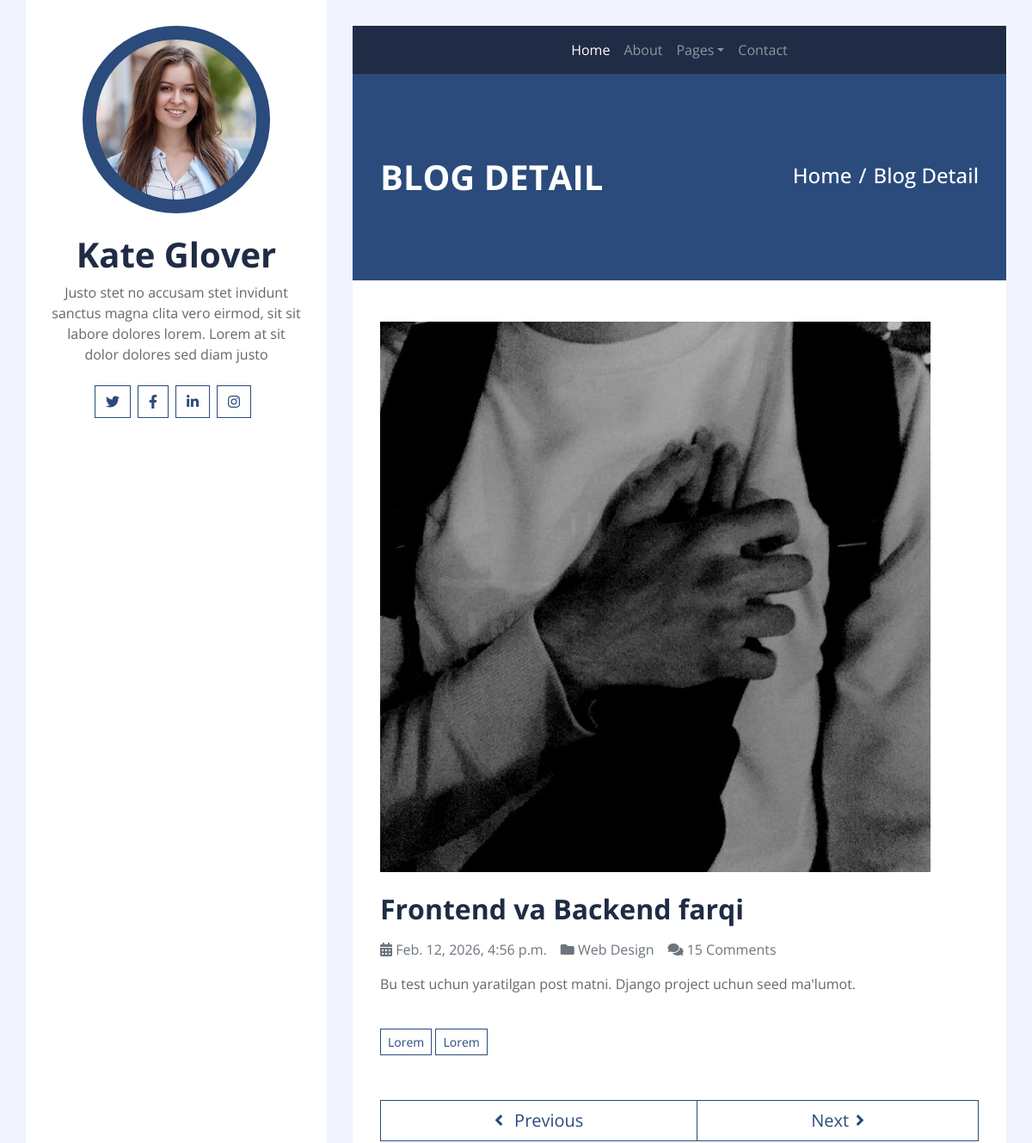
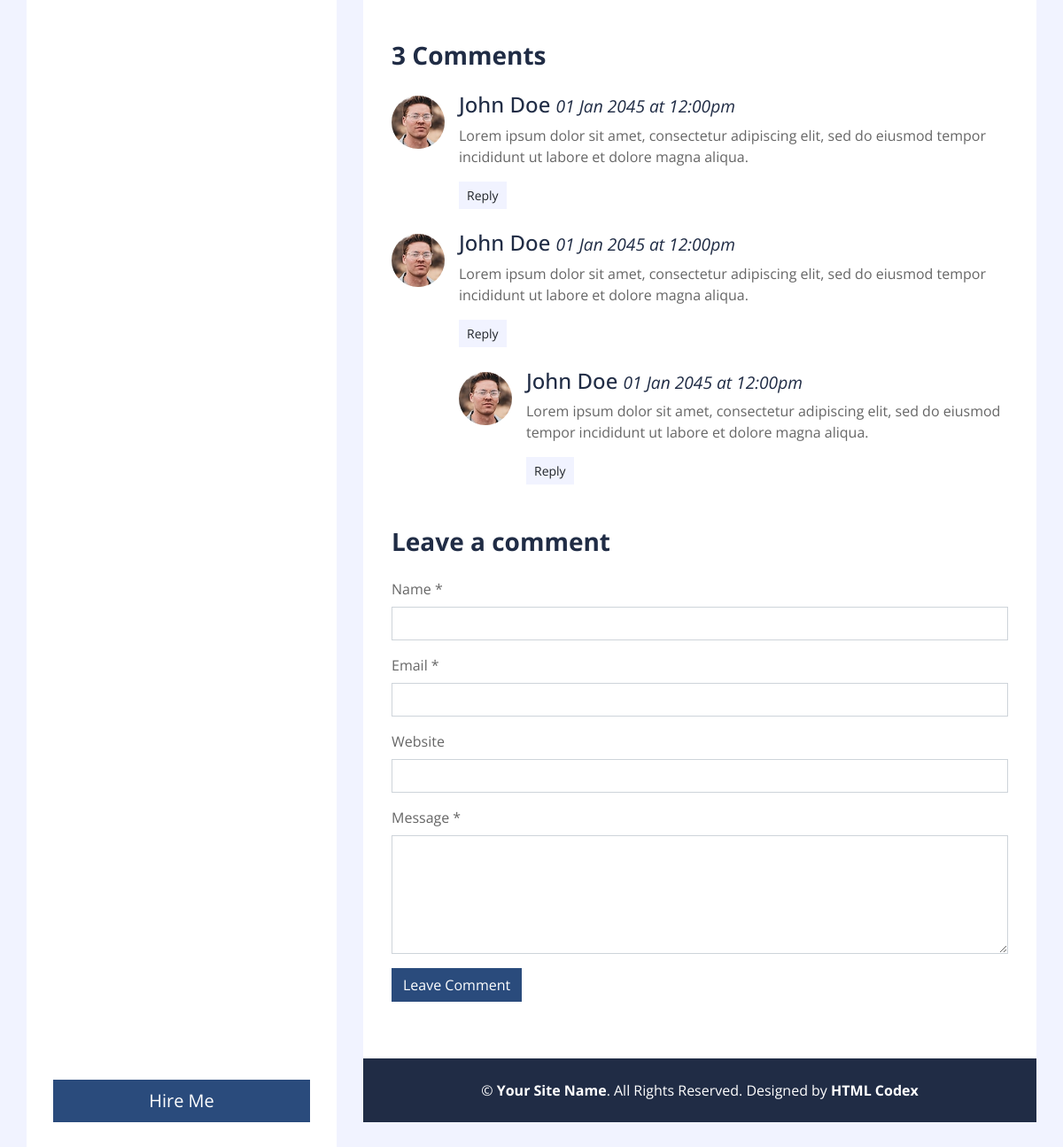
/single/5/, run on the app's committed database (2 pictures, top to bottom).
### blog/models.py (models this page shows, shortened)
class Post(models.Model):
    class Status(models.TextChoices):
        DRAFT = 'DF', 'Draft'
        PUBLISHED = 'PB', 'Published'
    title = models.CharField(max_length=255)
    body = models.TextField()
    image = models.ImageField(upload_to='post-image/')
    publish = models.DateTimeField(default=timezone.now)
    created_at = models.DateTimeField(auto_now_add=True)
    updated_at = models.DateTimeField(auto_now=True)
    author = models.ForeignKey(
        User,
        on_delete=models.CASCADE
    )
    status = models.CharField(
        max_length=2,
        choices=Status.choices,
        default=Status.DRAFT
    )
    objects = models.Manager()
    published = PublishedManager()
    class Meta:
        ordering = ['-publish']
        indexes = [
            models.Index(fields=['-publish']),
        ]

### blog/views.py (the view)
# urls.py: path('single/<int:id>/', single, name='single'),
def single(request, id):
    post = get_object_or_404(
        Post,
        id=id,
        status=Post.Status.PUBLISHED
    )
    context = {
        'post': post
    }
    return render(request, 'single.html', context=context)

### templates/single.html
{% extends 'base.html' %}
{% load static %}
{% block content %}
            <div class="container py-5 px-2 bg-primary">
                <div class="row py-5 px-4">
                    <div class="col-sm-6 text-center text-md-left">
                        <h1 class="mb-3 mb-md-0 text-white text-uppercase font-weight-bold">Blog Detail</h1>
                    </div>
                    <div class="col-sm-6 text-center text-md-right">
                        <div class="d-inline-flex pt-2">
                            <h4 class="m-0 text-white"><a class="text-white" href="">Home</a></h4>
                            <h4 class="m-0 text-white px-2">/</h4>
                            <h4 class="m-0 text-white">Blog Detail</h4>
                        </div>
                    </div>
                </div>
            </div>
            <div class="container py-5 px-2 bg-white">
                <div class="row px-4">
                    <div class="col-12">
                        <img class="img-fluid mb-4" src="{{ post.image.url }}" alt="Image">
                        <h2 class="mb-3 font-weight-bold">{{ post.title }}</h2>
                        <div class="d-flex">
                            <p class="mr-3 text-muted"><i class="fa fa-calendar-alt"></i> {{ post.updated_at }}</p>
                            <p class="mr-3 text-muted"><i class="fa fa-folder"></i> Web Design</p>
                            <p class="mr-3 text-muted"><i class="fa fa-comments"></i> 15 Comments</p>
                        </div>
                        <p>
                            {{ post.body }}
                        </p>
                    </div>
                    <div class="col-12 py-4">
                        <a href="" class="btn btn-sm btn-outline-primary mb-1">Lorem</a>
                        <a href="" class="btn btn-sm btn-outline-primary mb-1">Lorem</a>
                    </div>
                    <div class="col-12 py-4">
                        <div class="btn-group btn-group-lg w-100">
                            <button type="button" class="btn btn-outline-primary"><i class="fa fa-angle-left mr-2"></i> Previous</button>
                            <button type="button" class="btn btn-outline-primary">Next<i class="fa fa-angle-right ml-2"></i></button>
                        </div>
                    </div>
                    <div class="col-12 py-4">
                        <h3 class="mb-4 font-weight-bold">3 Comments</h3>
                        <div class="media mb-4">
                            <img src="{% static 'img/user.jpg' %}" alt="Image" class="mr-3 mt-1 rounded-circle" style="width:60px;">
                            <div class="media-body">
                                <h4>John Doe <small><i>01 Jan 2045 at 12:00pm</i></small></h4>
                                <p>Lorem ipsum dolor sit amet, consectetur adipiscing elit, sed do eiusmod tempor incididunt ut labore et dolore magna aliqua.
                                </p>
                                <button class="btn btn-sm btn-light">Reply</button>
                            </div>
                        </div>
                        <div class="media mb-4">
                            <img src="{% static 'img/user.jpg' %}" alt="Image" class="mr-3 mt-1 rounded-circle"
                                style="width:60px;">
                            <div class="media-body">
                                <h4>John Doe <small><i>01 Jan 2045 at 12:00pm</i></small></h4>
                                <p>Lorem ipsum dolor sit amet, consectetur adipiscing elit, sed do eiusmod tempor incididunt ut labore et dolore magna aliqua.
                                </p>
                                <button class="btn btn-sm btn-light">Reply</button>
                                <div class="media mt-4">
                                    <img src="{% static 'img/user.jpg' %}" alt="Image" class="mr-3 mt-1 rounded-circle"
                                        style="width:60px;">
                                    <div class="media-body">
                                        <h4>John Doe <small><i>01 Jan 2045 at 12:00pm</i></small></h4>
                                        <p>Lorem ipsum dolor sit amet, consectetur adipiscing elit, sed do eiusmod tempor incididunt ut labore et dolore magna aliqua.
                                        </p>
                                        <button class="btn btn-sm btn-light">Reply</button>
                                    </div>
                                </div>
                            </div>
                        </div>
                    </div>
                    <div class="col-12">
                        <h3 class="mb-4 font-weight-bold">Leave a comment</h3>
                        <form>
                            <div class="form-group">
                                <label for="name">Name *</label>
                                <input type="text" class="form-control" id="name">
                            </div>
                            <div class="form-group">
                                <label for="email">Email *</label>
                                <input type="email" class="form-control" id="email">
                            </div>
                            <div class="form-group">
                                <label for="website">Website</label>
                                <input type="url" class="form-control" id="website">
                            </div>
                            <div class="form-group">
                                <label for="message">Message *</label>
                                <textarea id="message" cols="30" rows="5" class="form-control"></textarea>
                            </div>
                            <div class="form-group">
                                <input type="submit" value="Leave Comment" class="btn btn-primary">
                            </div>
                        </form>
                    </div>
                </div>
            </div>
{% endblock %}

### data on the page
Post: image (picture), title "Frontend va Backend farqi", updated_at "Feb. 12, 2026, 4:56 p.m.", body "Bu test uchun yaratilgan post matni. Django project uchun seed ma'lumot."
